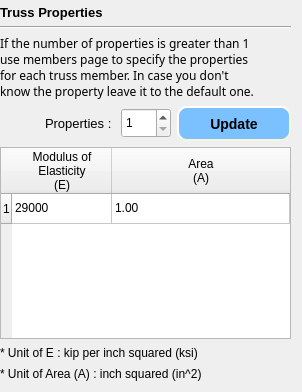
         <widget class="QWidget" name="page_properties">
          <layout class="QGridLayout" name="gridLayout_6">
           <property name="leftMargin">
            <number>0</number>
           </property>
           <property name="topMargin">
            <number>5</number>
           </property>
           <item row="3" column="1">
            <widget class="QSpinBox" name="spinBox_property">
             <property name="minimumSize">
              <size>
               <width>0</width>
               <height>30</height>
              </size>
             </property>
             <property name="maximumSize">
              <size>
               <width>50</width>
               <height>16777215</height>
              </size>
             </property>
             <property name="buttonSymbols">
              <enum>QAbstractSpinBox::UpDownArrows</enum>
             </property>
             <property name="minimum">
              <number>1</number>
             </property>
             <property name="value">
              <number>1</number>
             </property>
            </widget>
           </item>
           <item row="3" column="0">
            <widget class="QLabel" name="label_12">
             <property name="font">
              <font>
               <pointsize>10</pointsize>
              </font>
             </property>
             <property name="text">
              <string>Properties : </string>
             </property>
             <property name="alignment">
              <set>Qt::AlignRight|Qt::AlignTrailing|Qt::AlignVCenter</set>
             </property>
            </widget>
           </item>
           <item row="6" column="0" colspan="3">
            <widget class="QLabel" name="label">
             <property name="font">
              <font>
               <pointsize>9</pointsize>
              </font>
             </property>
             <property name="text">
              <string>* Unit of Area (A) : inch squared (in^2)</string>
             </property>
            </widget>
           </item>
           <item row="1" column="0" colspan="3">
            <widget class="Line" name="line_6">
             <property name="orientation">
              <enum>Qt::Horizontal</enum>
             </property>
            </widget>
           </item>
           <item row="4" column="0" colspan="3">
            <widget class="QTableWidget" name="tableWidget_property">
             <property name="inputMethodHints">
              <set>Qt::ImhNone</set>
             </property>
             <property name="alternatingRowColors">
              <bool>true</bool>
             </property>
             <attribute name="horizontalHeaderCascadingSectionResizes">
              <bool>false</bool>
             </attribute>
             <attribute name="horizontalHeaderShowSortIndicator" stdset="0">
              <bool>false</bool>
             </attribute>
             <attribute name="horizontalHeaderStretchLastSection">
              <bool>true</bool>
             </attribute>
             <row>
              <property name="text">
               <string>1</string>
              </property>
             </row>
             <column>
              <property name="text">
               <string>Modulus of  
Elasticity 
(E)</string>
              </property>
              <property name="background">
               <color>
                <red>85</red>
                <green>255</green>
                <blue>127</blue>
               </color>
              </property>
             </column>
             <column>
              <property name="text">
               <string>Area 
(A)</string>
              </property>
              <property name="background">
               <color>
                <red>255</red>
                <green>85</green>
                <blue>0</blue>
               </color>
              </property>
             </column>
             <item row="0" column="0">
              <property name="text">
               <string>29000</string>
              </property>
             </item>
             <item row="0" column="1">
              <property name="text">
               <string>1.00</string>
              </property>
             </item>
            </widget>
           </item>
           <item row="5" column="0" colspan="3">
            <widget class="QLabel" name="label_unit_property">
             <property name="minimumSize">
              <size>
               <width>291</width>
               <height>16</height>
              </size>
             </property>
             <property name="maximumSize">
              <size>
               <width>16777215</width>
               <height>40</height>
              </size>
             </property>
             <property name="font">
              <font>
               <pointsize>9</pointsize>
              </font>
             </property>
             <property name="text">
              <string>* Unit of E : kip per inch squared (ksi)</string>
             </property>
            </widget>
           </item>
           <item row="3" column="2">
            <widget class="QPushButton" name="update_property">
             <property name="minimumSize">
              <size>
               <width>23</width>
               <height>35</height>
              </size>
             </property>
             <property name="cursor">
              <cursorShape>PointingHandCursor</cursorShape>
             </property>
             <property name="styleSheet">
              <string notr="true">QPushButton {
	background-color: rgb(123, 193, 255);
    border-style: outset;
    border-width: 2px;
    border-radius: 10px;
    border-color: beige;
    font: bold 14px;
    min-width: 1em;
    padding: 1px;
}
QPushButton:hover {
	background-color: rgb(85, 162, 255);
    border-style: inset;
}
</string>
             </property>
             <property name="text">
              <string>Update</string>
             </property>
            </widget>
           </item>
           <item row="2" column="0" colspan="3">
            <widget class="QLabel" name="label_2">
             <property name="font">
              <font>
               <family>Segoe UI Semibold</family>
               <pointsize>9</pointsize>
              </font>
             </property>
             <property name="styleSheet">
              <string notr="true"/>
             </property>
             <property name="text">
              <string>If the number of properties is greater than 1 
use members page to specify the properties 
for each truss member. In case you don't 
know the property leave it to the default one.</string>
             </property>
            </widget>
           </item>
           <item row="0" column="0" colspan="3">
            <widget class="QLabel" name="label_11">
             <property name="font">
              <font>
               <pointsize>10</pointsize>
               <weight>75</weight>
               <bold>true</bold>
              </font>
             </property>
             <property name="text">
              <string>Truss Properties</string>
             </property>
            </widget>
           </item>
          </layout>
         </widget>
